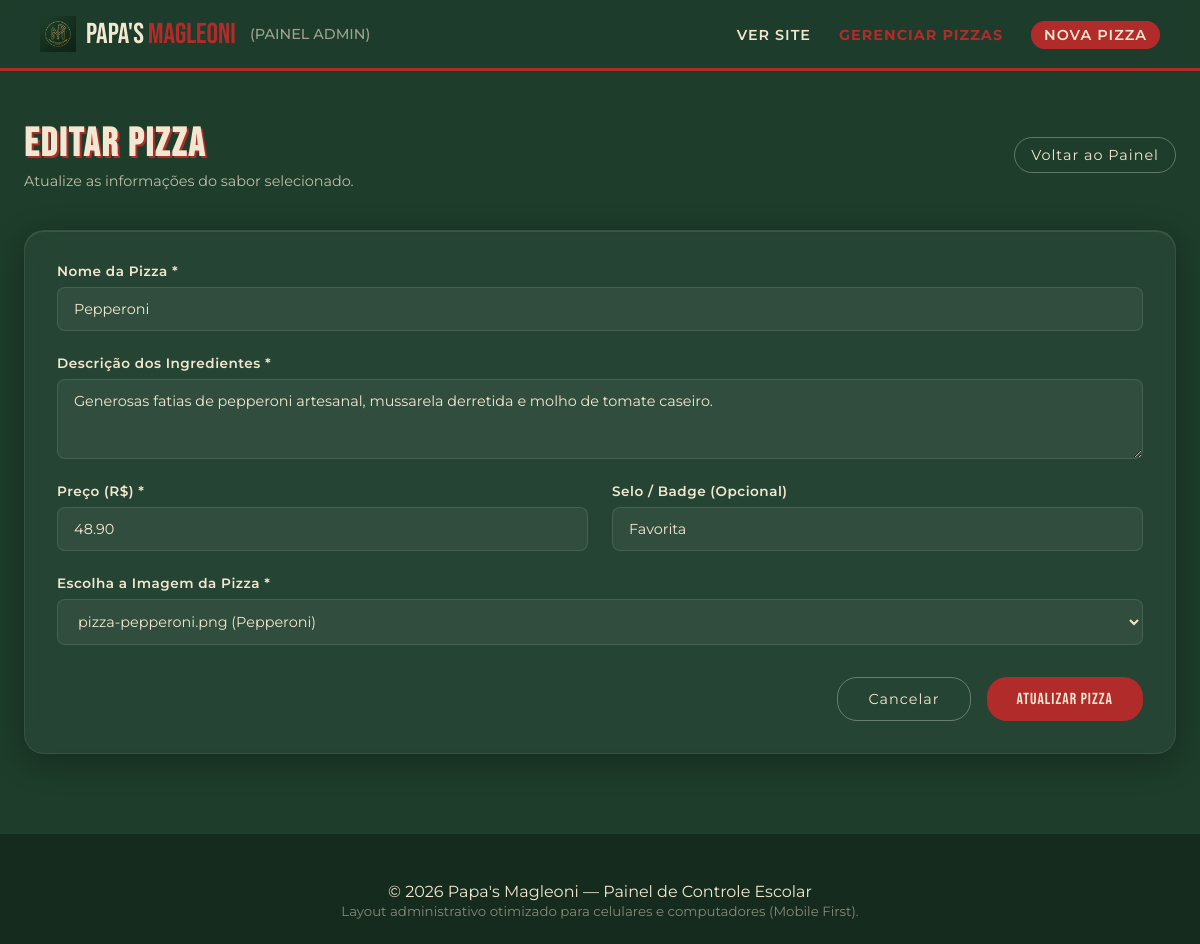
Before: /editar.php?id=2 with the older database file.
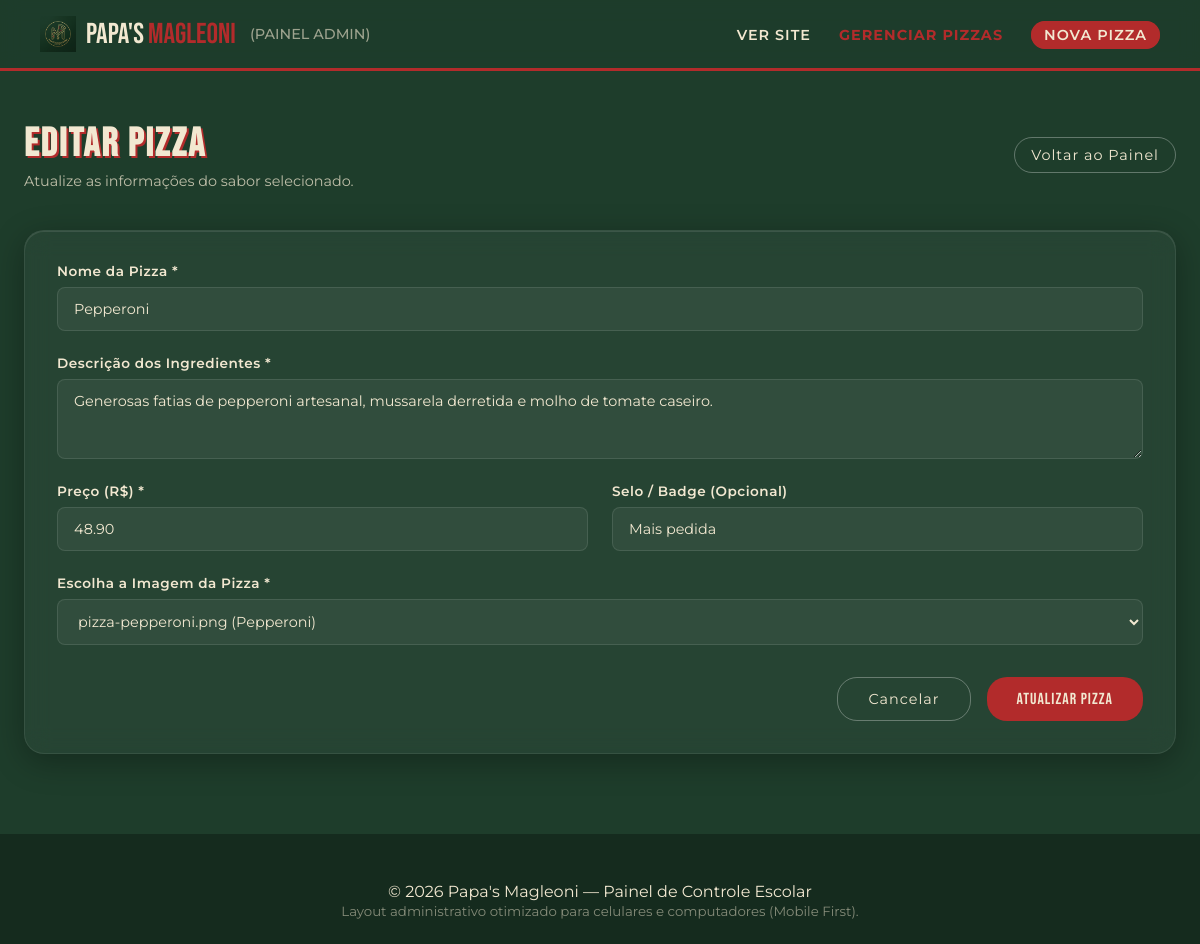
After: the same page with the newer database file.
### tables this page shows
CREATE TABLE IF NOT EXISTS pizzas (id INT UNSIGNED AUTO_INCREMENT PRIMARY KEY,categoria_id INT UNSIGNED NULL,nome VARCHAR(100) NOT NULL,descricao TEXT NOT NULL,preco DECIMAL(10,2) NOT NULL,badge VARCHAR(50) DEFAULT NULL,imagem VARCHAR(255) NOT NULL,criado_em TIMESTAMP DEFAULT CURRENT_TIMESTAMP,CONSTRAINT fk_pizzas_categoria FOREIGN KEY (categoria_id) REFERENCES categorias(id) ON DELETE SET NULL);

### editar.php (the view, shortened to what this page needs)
<?php
require_once 'config/conexao.php';
$id = $_GET['id'] ?? null;
try {
    $stmt = $pdo->prepare("SELECT * FROM pizzas WHERE id = ?");
    $stmt->execute([$id]);
    $pizza = $stmt->fetch();
} catch (\PDOException $e) {
    $pizza = false;
    $error = "Erro ao buscar informações da pizza: " . $e->getMessage();
}
require_once 'includes/header_admin.php';
?>
<main class="admin-main">
    <section class="admin-header">
        <div>
            <h1 class="admin-title">Editar Pizza</h1>
            <p class="admin-subtitle">Atualize as informações do sabor selecionado.</p>
        </div>
        <a class="btn-outline-admin btn-sm" href="gerenciar.php" style="text-decoration:none;">
            Voltar ao Painel
        </a>
    </section>
    <section class="glass-card">
        <form action="editar.php?id=<?= $pizza['id'] ?>" method="post">
            <div class="form-grid-admin">
                <div class="form-group-admin full">
                    <label class="form-label-admin" for="nome">Nome da Pizza *</label>
                    <input class="form-control-admin" type="text" id="nome" name="nome" value="<?= htmlspecialchars($pizza['nome']) ?>" required>
                </div>
                <div class="form-group-admin full">
                    <label class="form-label-admin" for="descricao">Descrição dos Ingredientes *</label>
                    <textarea class="form-control-admin" id="descricao" name="descricao" rows="3" required style="resize:vertical;"><?= htmlspecialchars($pizza['descricao']) ?></textarea>
                </div>
                <div class="form-group-admin">
                    <label class="form-label-admin" for="preco">Preço (R$) *</label>
                    <input class="form-control-admin" type="number" step="0.01" min="0" id="preco" name="preco" value="<?= $pizza['preco'] ?>" required>
                </div>
                <div class="form-group-admin">
                    <label class="form-label-admin" for="badge">Selo / Badge (Opcional)</label>
                    <input class="form-control-admin" type="text" id="badge" name="badge" value="<?= htmlspecialchars($pizza['badge']) ?>" placeholder="Ex: Favorita, Novidade, Especial">
                </div>
                <div class="form-group-admin full">
                    <label class="form-label-admin" for="imagem">Escolha a Imagem da Pizza *</label>
                    <select class="form-control-admin" id="imagem" name="imagem" required>
                        <option value="images/pizza-pepperoni.png" <?= $pizza['imagem'] === 'images/pizza-pepperoni.png' ? 'selected' : '' ?>>pizza-pepperoni.png (Pepperoni)</option>
                    </select>
                </div>
            </div>
            <div style="display:flex; justify-content:flex-end; gap:16px; margin-top:32px;">
                <a class="btn-outline-admin btn-sm" href="gerenciar.php" style="text-decoration:none; padding:12px 30px;">Cancelar</a>
                <button class="btn-primary btn-sm" type="submit" style="padding:12px 30px; font-size:1rem; cursor:pointer;">Atualizar Pizza</button>
            </div>
        </form>
    </section>
</main>
<?php require_once 'includes/footer_admin.php'; ?>

Changed rows visible on the page:
changed pizzas "Pepperoni": badge "Favorita" → "Mais pedida"
